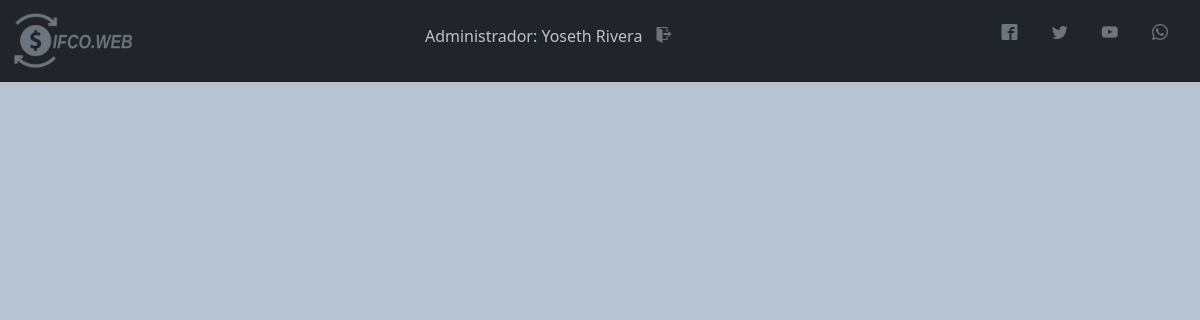
Before: /Vista/html/configuracion.php (signed in) with the older database file.
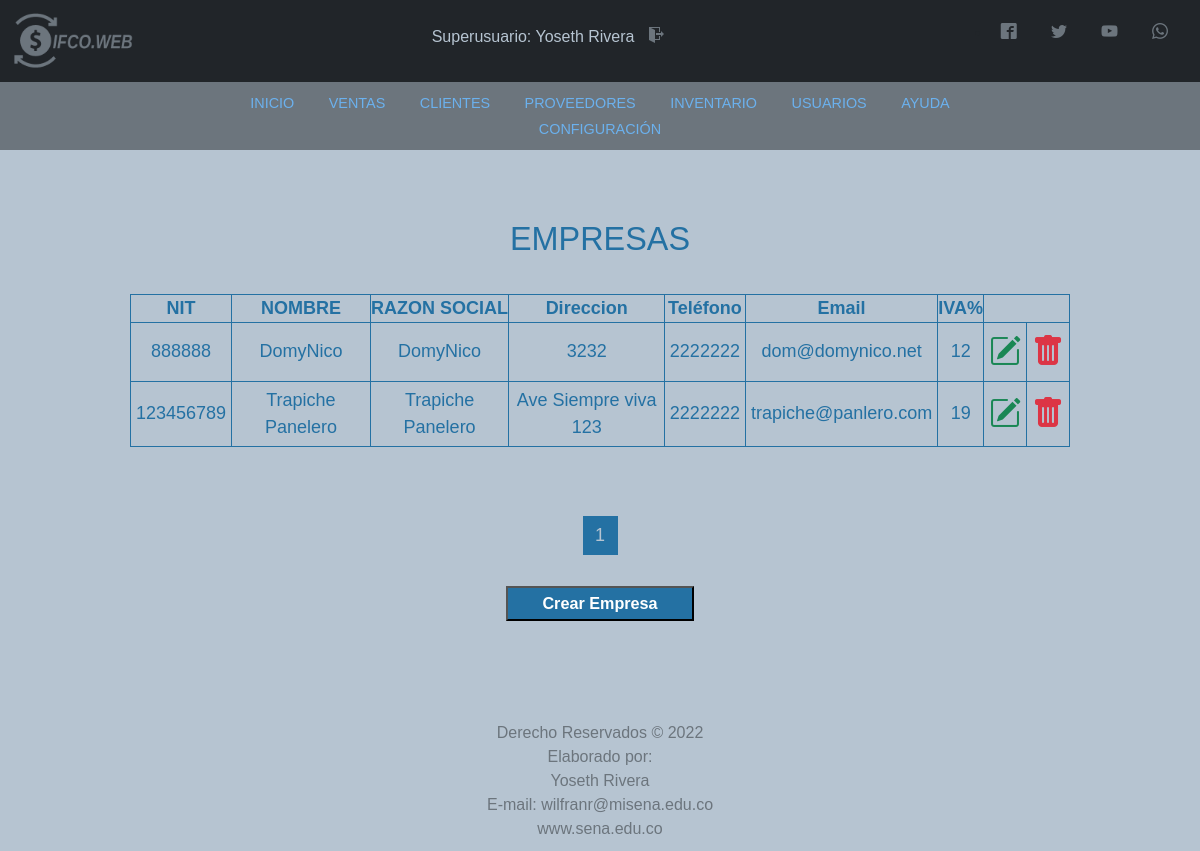
After: the same page with the newer database file.
### tables this page shows
CREATE TABLE `usuario` (
  `codUsuario` int(11) NOT NULL,
  `id` varchar(20) DEFAULT NULL,
  `tipoId` varchar(11) DEFAULT NULL,
  `nombre` varchar(50) DEFAULT NULL,
  `direccion` text NOT NULL,
  `telefono` varchar(20) NOT NULL,
  `correo` varchar(100) DEFAULT NULL,
  `usuario` varchar(15) DEFAULT NULL,
  `clave` varchar(100) DEFAULT NULL,
  `rol` varchar(20) DEFAULT NULL
);

CREATE TABLE `configuracion` (
  `id` int(3) NOT NULL,
  `nit` int(11) NOT NULL,
  `nombre` varchar(250) NOT NULL,
  `razon_social` varchar(250) NOT NULL,
  `telefono` varchar(50) NOT NULL,
  `email` varchar(50) NOT NULL,
  `direccion` varchar(250) NOT NULL,
  `iva` int(11) NOT NULL
);

### Vista/html/configuracion.php (the view, shortened to what this page needs)
<?php
    include '../../includes/conexion.php';
    include '../../includes/header.php';
    include '../../includes/script.php';
    if ($_SESSION['rol'] == 'Superusuario') {
    include '../../includes/nav.php';
?>
    <!DOCTYPE html>
    <html lang="es">
    <head>
        <link rel="stylesheet" href="estilos.css">
        <link rel="stylesheet" href="font.css">
    </head>
    <body>
        <div class="container-tabla-usuarios">
            <h1>EMPRESAS</h1><br>
            <table class="tabla-usuarios">
                <th>NIT</th>
                <th>NOMBRE</th>
                <th>RAZON SOCIAL</th>
                <th>Direccion</th>
                <th>Teléfono</th>
                <th>Email</th>
                <th>IVA%</th>
                <?php
                $sql_register = mysqli_query($conexion, "SELECT COUNT(*) as total_registro FROM configuracion");
                $result_register = mysqli_fetch_array($sql_register);
                $total_registro = $result_register['total_registro'];
                $por_pagina = 5;
                if (empty($_GET['pagina'])) {
                    $pagina = 1;
                } else {
                    $pagina = $_GET['pagina'];
                }
                $desde = ($pagina - 1) * $por_pagina;
                $total_paginas = ceil($total_registro / $por_pagina);
                $sentence = "SELECT * FROM configuracion ORDER BY nombre LIMIT $desde, $por_pagina";
                $result = $conexion->query($sentence) or die("Error al consultar: " . mysqli_error($conexion));
                while ($rows = $result->fetch_assoc()) {
                ?>
                    <tr>
                        <td><?php echo $rows['nit'] ?></td>
                        <td><?php echo $rows['nombre'] ?></td>
                        <td><?php echo $rows['razon_social'] ?></td>
                        <td><?php echo $rows['direccion'] ?></td>
                        <td><?php echo $rows['telefono'] ?></td>
                        <td><?php echo $rows['email'] ?></td>
                        <td><?php echo $rows['iva'] ?></td>
                        <td><a href="modify_config.php?usr=<?php echo $rows['id'] ?>"><i class="bi bi-pencil-square" style="font-size: 2rem; color: #198754;"></i></a></td>
                        <td><a href="#" onclick="DeleteEmpresa()"><i class="bi bi-trash-fill" style="font-size: 2rem; color: #dc3545;"></i></a>
                    </tr>
                <?php
                }
                ?>
            </table><br><br>
            <div class="paginador">
                <ul>
                    <?php
                    for ($i = 1; $i <= $total_paginas; $i++) {
                        if ($i == $pagina) {
                            echo '<li class="pageSelected" >' . $i . '</li>';
                        } else {
                            echo '<li><a href="?pagina=' . $i . '">' . $i . '</a></li>';
                        }
                    }
                    ?>
                </ul>
            </div>
            <a href="new_empresa.php"><input class="btn-crear" type="button" value="Crear Empresa"></a>
        </div>
    </body>
<?php include '../../includes/footer.php';
} else {
    echo '<script>
            UserNoAccess()
        </script>';
}
?>
    </html>

### includes/header.php (shortened to what this page needs)
<?php
include 'conexion.php';
$id = $_SESSION['id'];
$sentence = "SELECT nombre, rol, codUsuario FROM usuario WHERE id = '" . $id . "' ";
$result = $conexion->query($sentence);
$row = $result->fetch_assoc();
?>
<!DOCTYPE html>
<html lang="es">
<head>
    <link rel="stylesheet" href="../css/estilos.css">
    <link rel="stylesheet" href="../../font.css">
</head>
<body>
    <nav class="navbar navbar-dark bg-dark">
        <div class="container-fluid">
            <a class="navbar-brand" href="panel_principal.php"><img src="../img/LOGO_gris.png" alt="logo" width="130px"></a>
            <h4 id="user">
                <?php
                echo utf8_decode($row['rol']);
                echo ": ";
                echo utf8_decode($row['nombre']);
                ?>
                <a href="../../Controlador/exit.php" class="icon-salir icon-exit"></a>
            </h4>
            <div class="redes">
                <ul>
                    <li>
                        <a href="https://es-es.facebook.com/" class="icon icon-facebook2" target="blank"></a>
                        <a href="https://twitter.com/" class="icon icon-twitter" target="blank"></a>
                        <a href="https://www.youtube.com/" class="icon icon-youtube" target="blank"></a>
                        <a href="https://www.whatsapp.com" class="icon icon-whatsapp" target="blank"></a>
                    </li>
                </ul>
            </div>
        </div>
    </nav>
</body>
</html>

### includes/script.php (shortened to what this page needs)
<link rel="stylesheet" href="https://cdnjs.cloudflare.com/ajax/libs/limonte-sweetalert2/6.11.0/sweetalert2.css" />
<link href="https://cdn.jsdelivr.net/npm/bootstrap@5.0.2/dist/css/bootstrap.min.css" rel="stylesheet">
<link rel="stylesheet" href="https://cdn.jsdelivr.net/npm/bootstrap-icons@1.6.1/font/bootstrap-icons.css">

### includes/nav.php (shortened to what this page needs)
<?php
if($_SESSION['rol'] == 'Vendedor'){
  ?>
<!DOCTYPE html>
<html lang="es">
<head>
    <meta charset="UTF-8">
    <meta name="viewport" content="width=device-width, user-scalable=no initial-scale=1.0">
    <link rel="stylesheet" href="estilos.css">
    <link rel="stylesheet" href="font.css">
</head>
<body>
    <div class="container-accesos" id="container-accesos">
        <nav class="navigation-accesos" >
            <ul>
                <li><a href="panel_principal.php">INICIO</a></li>
                <li><a href="Nueva_venta.php">VENTAS</a></li>
                <li><a href="clientes.php">CLIENTES</a></li>
                <li><a href="proveedores.php">PROVEEDORES</a></li>
                <li><a href="inventarios.php">INVENTARIO</a></li>
                <li><a href="ayuda.php">AYUDA</a></li>
            </ul>
        </nav>
    </div>
</body>
</html>
<?php } else{?>
    <!DOCTYPE html>
    <html lang="es">
    <head>
    </head>
    <body>
        <div class="container-accesos" id="container-accesos">
            <nav class="navigation-accesos" >
                <ul>
                    <li><a href="panel_principal.php">INICIO</a></li>
                    <li><a href="Nueva_venta.php">VENTAS</a></li>
                    <li><a href="clientes.php">CLIENTES</a></li>
                    <li><a href="proveedores.php">PROVEEDORES</a></li>
                    <li><a href="inventarios.php">INVENTARIO</a></li>
                    <li><a href="usuarios.php">USUARIOS</a></li>
                    <li><a href="ayuda.php">AYUDA</a></li>
                    <li class="link-config"><a href="configuracion.php">CONFIGURACIÓN</a></li>
                </ul>
            </nav>
        </div>
    </body>
    </html>
<?php
}
?>

### includes/footer.php (shortened to what this page needs)
<!DOCTYPE html>
<html lang="es">
<head>
</head>
<footer>
        Derecho Reservados &copy; 2022 <br>
        Elaborado por: <br>
        Yoseth Rivera<br>
        E-mail: wilfranr@misena.edu.co <br>
        www.sena.edu.co
</footer>

### Vista/css/estilos.css (style rules this page uses)
* { margin: 0; padding: 0; }
body { background-color: #b6c4d1 !important; font-family: Zona Pro, Sans-Serif; }
#user { color: #b6c4d1; font-size: medium; }
.icon { color: #6c757d; text-decoration: none; padding: 10px; margin-right: 10px; }
.icon-salir { color: #6c757d; text-decoration: none; padding: 10px; margin-right: 10px; }
.container-accesos { width: 100%; justify-content: center; background: #6c757d; display: flex; padding: 5px; }
.navigation-accesos ul { margin: 0%; padding: 3px; list-style: none; }
.navigation-accesos ul li { display: inline-block; }
.navigation-accesos ul li a { display: block; color: rgb(107, 177, 238); font-size: 0.9em; padding: 5px 15px; transition: all 0.4s linear; text-decoration: none; }
.navigation-accesos a { font: 1em verdana, geneva, sans-serif; font: bold; }
.container-tabla-usuarios { display: block; padding: 10px; margin-left: 10%; margin-top: 5%; width: 80%; text-align: center; font-size: large; }
.container-tabla-usuarios h1 { color: #2471A3; font-size: 1.8em; }
.tabla-usuarios { width: 100%; height: 100%; color: #2471A3; border: solid #2471A3 1px; }
.tabla-usuarios tr th { border: solid #2471A3 1px; }
.tabla-usuarios td { border: solid #2471A3 1px; height: 20px; padding: 5px; }
.btn-crear { width: 20%; height: 2.2em; background-color: #2471A3; color: white; font-size: 0.9em; cursor: pointer; font-weight: bold; }
footer { position: relative; margin-top: 80px; width: 100%; padding: 10px; clear: both; color: #6c757d; text-align: center; }
.paginador ul { padding: 15px; list-style: none; display: flex; justify-content: center; }
.paginador a, .pageSelected { color: #2471A3; border: solid #2471A3 1px; padding: 5px; display: inline-block; text-align: center; width: 35px; text-decoration: none; }
.pageSelected { background-color: #2471A3; color: #b6c4d1; }

### includes/nav.php (style rules this page uses)
.link-config { display: none !important; text-align: center; }
.link-config { display: block !important; }

Changed rows visible on the page:
changed usuario "Yoseth Rivera": rol "Administrador" → "Superusuario"
added configuracion: nit "888888", nombre "DomyNico", razon_social "DomyNico", direccion "3232", telefono "2222222", email "dom@domynico.net", iva "12"
now on this page (row edited): configuracion: nit "123456789", nombre "Trapiche Panelero", razon_social "Trapiche Panelero", direccion "Ave Siempre viva 123", telefono "2222222", email "trapiche@panlero.com", iva "19"
Other visible differences:
form field value: (not shown) → "Crear Empresa"
text now shown: "INICIO VENTAS CLIENTES PROVEEDORES INVENTARIO USUARIOS AYUDA CONFIGURACIÓN EMPRESAS NIT NOMBRE RAZON SOCIAL Direccion Teléfono Email IVA% Derecho Reservados © 2022 Elaborado por: Yoseth Rivera E-mail: wilfranr@misena.edu.co www.sena.edu.co"
new list line: "1"
